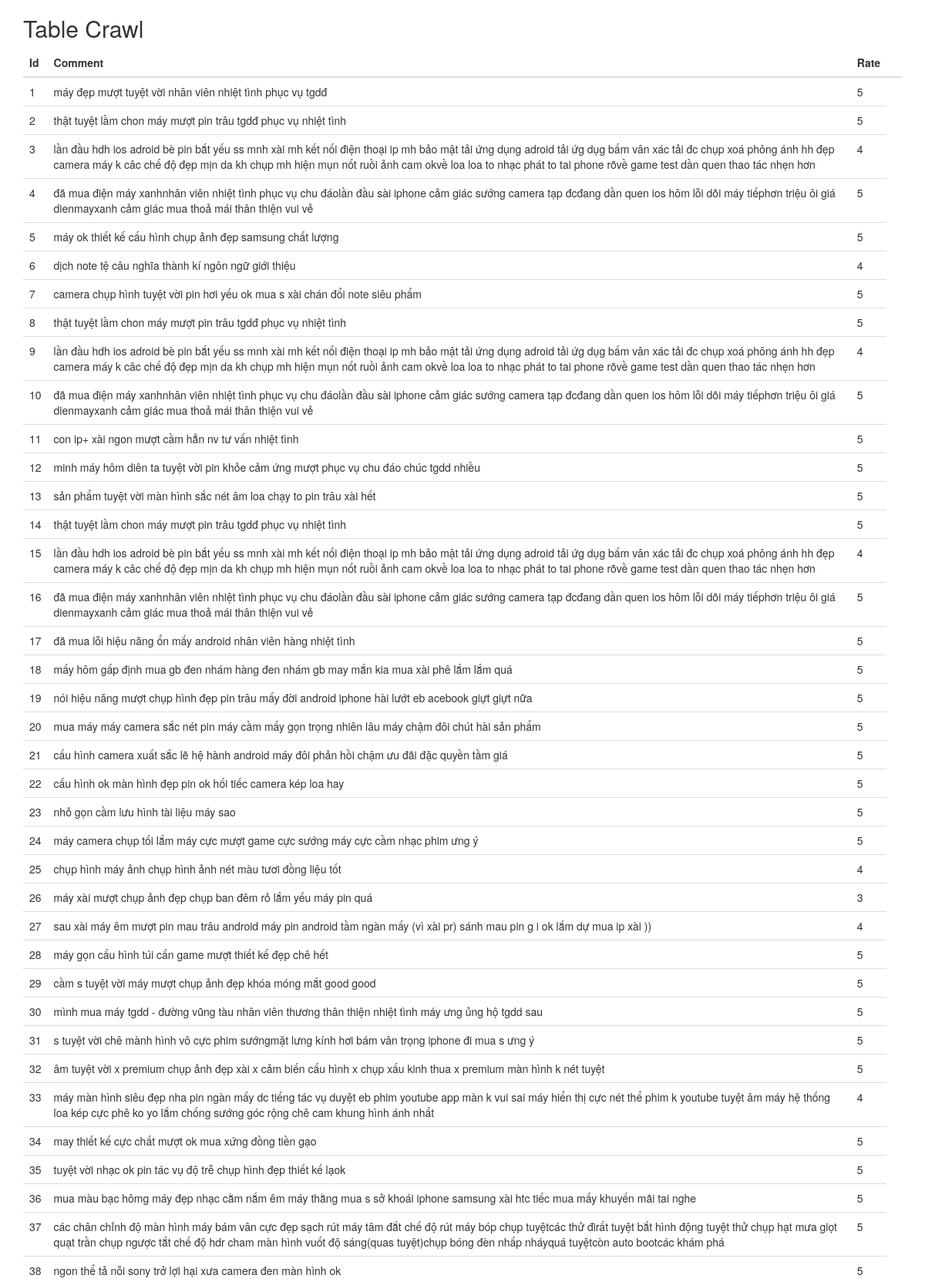
/document_list.php (upper part), run on the app's committed database.
### tables this page shows
CREATE TABLE `document` (
  `ID_Document` int(4) UNSIGNED NOT NULL,
  `ID_Crawl` int(4) UNSIGNED NOT NULL,
  `Comment_Document` text,
  `Rate_Document` int(1) NOT NULL
);

### model/document.php (called while the page is built, shortened)
<?php
    function get_document() {
        global $db;
        $query = 'SELECT * FROM document
                  ORDER BY ID_Crawl';
        $statement = $db->prepare($query);
        $statement->execute();
        return $statement;
    };
?>

### document_list.php (the view, shortened to what this page needs)
<?php
    require('./model/database.php');
    require('./model/document.php');
    $crawl = get_document();
?>
<!DOCTYPE html>
<html lang="en">
<head>
  <link rel="stylesheet" href="https://maxcdn.bootstrapcdn.com/bootstrap/3.3.7/css/bootstrap.min.css">
</head>
<body>
<div class="container">
  <h2>Table Crawl</h2>
  <table class="table">
    <thead>
      <tr>
        <th>Id</th>
        <th>Comment</th>
        <th>Rate</th>
        <th>&nbsp;</th>
      </tr>
    </thead>
    <tbody>
        <?php foreach ($crawl as $crawls) : ?>
        <tr>
            <td><?php echo $crawls['ID_Crawl']; ?></td>
            <td><?php echo $crawls['Comment_Document']; ?></td>
            <td><?php echo $crawls['Rate_Document']; ?></td>
        </tr>
        <?php endforeach; ?>
    </tbody>
  </table>
</div>
</body>
</html>

### data on the page
document: ID_Crawl "1", Comment_Document "máy đẹp mượt tuyệt vời nhân viên nhiệt tình phục vụ tgdđ", Rate_Document "5"
document: ID_Crawl "2", Comment_Document "thật tuyệt lầm chon máy mượt pin trâu tgdđ phục vụ nhiệt tình", Rate_Document "5"
document: ID_Crawl "3", Comment_Document "lần đầu hdh ios adroid bè pin bắt yếu ss mnh xài mh kết nối điện thoại ip mh bảo mật tải ứng dụng adroid tải ứg dụg bấm vân xác tải đc chụp xoá phông ánh hh đẹp camera máy k câc chế độ đẹp mịn da kh chụp mh hiện mụn nốt ruồi ảnh cam okvề loa loa to nhạc phát to tai phone rõvề game test dần quen thao tác nhẹn hơn", Rate_Document "4"
document: ID_Crawl "4", Comment_Document "đã mua điện máy xanhnhân viên nhiệt tình phục vụ chu đáolần đầu sài iphone cảm giác sướng camera tạp đcđang dần quen ios hôm lỗi dõi máy tiếphơn triệu ôi giá dienmayxanh cảm giác mua thoả mái thân thiện vui vẻ", Rate_Document "5"
document: ID_Crawl "5", Comment_Document "máy ok thiết kế cấu hình chụp ảnh đẹp samsung chất lượng", Rate_Document "5"
document: ID_Crawl "6", Comment_Document "dịch note tệ câu nghĩa thành kí ngôn ngữ giới thiệu", Rate_Document "4"
document: ID_Crawl "7", Comment_Document "camera chụp hình tuyệt vời pin hơi yếu ok mua s xài chán đổi note siêu phẩm", Rate_Document "5"
document: ID_Crawl "8", Comment_Document "thật tuyệt lầm chon máy mượt pin trâu tgdđ phục vụ nhiệt tình", Rate_Document "5"
document: ID_Crawl "9", Comment_Document "lần đầu hdh ios adroid bè pin bắt yếu ss mnh xài mh kết nối điện thoại ip mh bảo mật tải ứng dụng adroid tải ứg dụg bấm vân xác tải đc chụp xoá phông ánh hh đẹp camera máy k câc chế độ đẹp mịn da kh chụp mh hiện mụn nốt ruồi ảnh cam okvề loa loa to nhạc phát to tai phone rõvề game test dần quen thao tác nhẹn hơn", Rate_Document "4"
document: ID_Crawl "10", Comment_Document "đã mua điện máy xanhnhân viên nhiệt tình phục vụ chu đáolần đầu sài iphone cảm giác sướng camera tạp đcđang dần quen ios hôm lỗi dõi máy tiếphơn triệu ôi giá dienmayxanh cảm giác mua thoả mái thân thiện vui vẻ", Rate_Document "5"
document: ID_Crawl "11", Comment_Document "con ip+ xài ngon mượt cầm hẳn nv tư vấn nhiệt tình", Rate_Document "5"
document: ID_Crawl "12", Comment_Document "minh máy hôm diên ta tuyệt vời pin khỏe cảm ứng mượt phục vụ chu đáo chúc tgdd nhiều", Rate_Document "5"
document: ID_Crawl "13", Comment_Document "sản phẩm tuyệt vời màn hình sắc nét âm loa chạy to pin trâu xài hết", Rate_Document "5"
document: ID_Crawl "14", Comment_Document "thật tuyệt lầm chon máy mượt pin trâu tgdđ phục vụ nhiệt tình", Rate_Document "5"
document: ID_Crawl "15", Comment_Document "lần đầu hdh ios adroid bè pin bắt yếu ss mnh xài mh kết nối điện thoại ip mh bảo mật tải ứng dụng adroid tải ứg dụg bấm vân xác tải đc chụp xoá phông ánh hh đẹp camera máy k câc chế độ đẹp mịn da kh chụp mh hiện mụn nốt ruồi ảnh cam okvề loa loa to nhạc phát to tai phone rõvề game test dần quen thao tác nhẹn hơn", Rate_Document "4"
document: ID_Crawl "16", Comment_Document "đã mua điện máy xanhnhân viên nhiệt tình phục vụ chu đáolần đầu sài iphone cảm giác sướng camera tạp đcđang dần quen ios hôm lỗi dõi máy tiếphơn triệu ôi giá dienmayxanh cảm giác mua thoả mái thân thiện vui vẻ", Rate_Document "5"
document: ID_Crawl "17", Comment_Document "đã mua lỗi hiệu năng ổn mấy android nhân viên hàng nhiệt tình", Rate_Document "5"
document: ID_Crawl "18", Comment_Document "mấy hôm gấp định mua gb đen nhám hàng đen nhám gb may mắn kia mua xài phê lắm lắm quá", Rate_Document "5"
document: ID_Crawl "19", Comment_Document "nói hiệu năng mượt chụp hình đẹp pin trâu mấy đời android iphone hài lướt eb acebook giựt giựt nữa", Rate_Document "5"
document: ID_Crawl "20", Comment_Document "mua máy máy camera sắc nét pin máy cầm mấy gọn trọng nhiên lâu máy chậm đôi chút hài sản phẩm", Rate_Document "5"
document: ID_Crawl "21", Comment_Document "cấu hình camera xuất sắc lẽ hệ hành android máy đôi phản hồi chậm ưu đãi đặc quyền tầm giá", Rate_Document "5"
document: ID_Crawl "22", Comment_Document "cấu hình ok màn hình đẹp pin ok hối tiếc camera kép loa hay", Rate_Document "5"
document: ID_Crawl "23", Comment_Document "nhỏ gọn cầm lưu hình tài liệu máy sao", Rate_Document "5"
document: ID_Crawl "24", Comment_Document "máy camera chụp tối lắm máy cực mượt game cực sướng máy cực cầm nhạc phim ưng ý", Rate_Document "5"
document: ID_Crawl "25", Comment_Document "chụp hình máy ảnh chụp hình ảnh nét màu tươi đồng liệu tốt", Rate_Document "4"
document: ID_Crawl "26", Comment_Document "máy xài mượt chụp ảnh đẹp chụp ban đêm rỏ lắm yếu máy pin quá", Rate_Document "3"
document: ID_Crawl "27", Comment_Document "sau xài máy êm mượt pin mau trâu android máy pin android tầm ngàn mấy (vì xài pr) sánh mau pin g i ok lắm dự mua ip xài ))", Rate_Document "4"
document: ID_Crawl "28", Comment_Document "máy gọn cấu hình túi cấn game mượt thiết kế đẹp chê hết", Rate_Document "5"
document: ID_Crawl "29", Comment_Document "cầm s tuyệt vời máy mượt chụp ảnh đẹp khóa móng mắt good good", Rate_Document "5"
document: ID_Crawl "30", Comment_Document "mình mua máy tgdd - đường vũng tàu nhân viên thương thân thiện nhiệt tình máy ưng ủng hộ tgdd sau", Rate_Document "5"
document: ID_Crawl "31", Comment_Document "s tuyệt vời chê mành hình vô cực phim sướngmặt lưng kính hơi bám vân trọng iphone đi mua s ưng ý", Rate_Document "5"
document: ID_Crawl "32", Comment_Document "âm tuyệt vời x premium chụp ảnh đẹp xài x cảm biến cấu hình x chụp xấu kinh thua x premium màn hình k nét tuyệt", Rate_Document "5"
document: ID_Crawl "33", Comment_Document "máy màn hình siêu đẹp nha pin ngàn mấy dc tiếng tác vụ duyệt eb phim youtube app màn k vui sai máy hiển thị cực nét thể phim k youtube tuyệt âm máy hệ thống loa kép cực phê ko yo lắm chống sướng góc rộng chê cam khung hình ánh nhất", Rate_Document "4"
document: ID_Crawl "34", Comment_Document "may thiết kế cực chất mượt ok mua xứng đồng tiền gạo", Rate_Document "5"
document: ID_Crawl "35", Comment_Document "tuyệt vời nhạc ok pin tác vụ độ trễ chụp hình đẹp thiết kế lạok", Rate_Document "5"
document: ID_Crawl "36", Comment_Document "mua màu bạc hômg máy đẹp nhạc cằm nắm êm máy thằng mua s sở khoái iphone samsung xài htc tiếc mua mấy khuyến mãi tai nghe", Rate_Document "5"
document: ID_Crawl "37", Comment_Document "các chân chỉnh độ màn hình máy bám vân cực đẹp sạch rút máy tâm đắt chế độ rút máy bóp chụp tuyệtcác thử đirất tuyệt bắt hình động tuyệt thử chụp hạt mưa giọt quạt trần chụp ngược tắt chế độ hdr cham màn hình vuốt độ sáng(quas tuyệt)chụp bóng đèn nhấp nháyquá tuyệtcòn auto bootcác khám phá", Rate_Document "5"
document: ID_Crawl "38", Comment_Document "ngon thể tả nỗi sony trở lợi hại xưa camera đen màn hình ok", Rate_Document "5"
